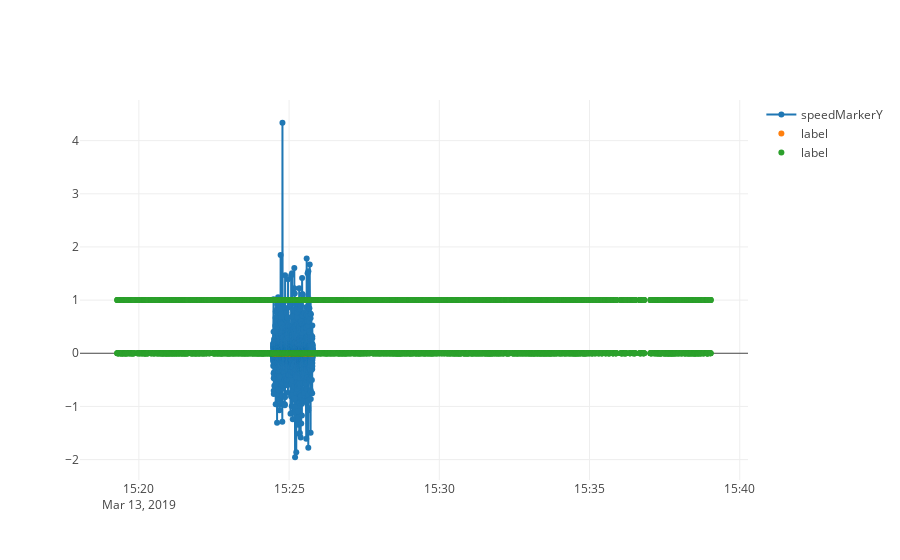

The cell this chart's notebook holds for it:
### Code cell
speedYTrace = go.Scatter(
    x = df_threeMarkersWithSpeed['timeStamp'][40000:50000],
    y = df_threeMarkersWithSpeed['delta_y_tip'][40000:50000],
    mode = 'lines+markers',
    name = 'speedMarkerY'
)

labelTrace = go.Scatter(
    x = df_threeMarkersWithSpeed['timeStamp'][40000:50000],
    y = df_threeMarkersWithSpeed['label'][40000:50000],
    mode = 'markers',
    name = 'label'
)

phoneDataTrace = go.Scatter(
    x = [datum['timeStamp'] for datum in phoneData],
    y = [datum['eventID'] for datum in phoneData],
    mode = 'markers',
    name = 'label'
)
data = [speedYTrace, labelTrace, phoneDataTrace]
fig = go.Figure(data = data)

py.offline.iplot(fig, filename = "leftSpeedYTrace")

### Figure 1 — Plotly figure (JSON) as saved in the notebook; plotly's stock layout.template omitted (floating-point values rounded to 4 significant figures; data arrays with more than 128 entries replaced by an {"elided": "..."} marker saying what was removed)
{"data": [{"mode": "lines+markers", "name": "speedMarkerY", "type": "scatter", "uid": "4781d85f-6863-4342-a88f-984b59860269", "x": {"elided": "10000 str values"}, "y": {"elided": "10000 float values"}}, {"mode": "markers", "name": "label", "type": "scatter", "uid": "bc403157-3885-4a6e-89ad-2dc9edf5c200", "x": {"elided": "10000 str values"}, "y": {"elided": "10000 int values"}}, {"mode": "markers", "name": "label", "type": "scatter", "uid": "fe105dfc-0381-479b-87da-d5da72ccf2bd", "x": {"elided": "4784 str values"}, "y": {"elided": "4784 int values"}}], "layout": {}}
